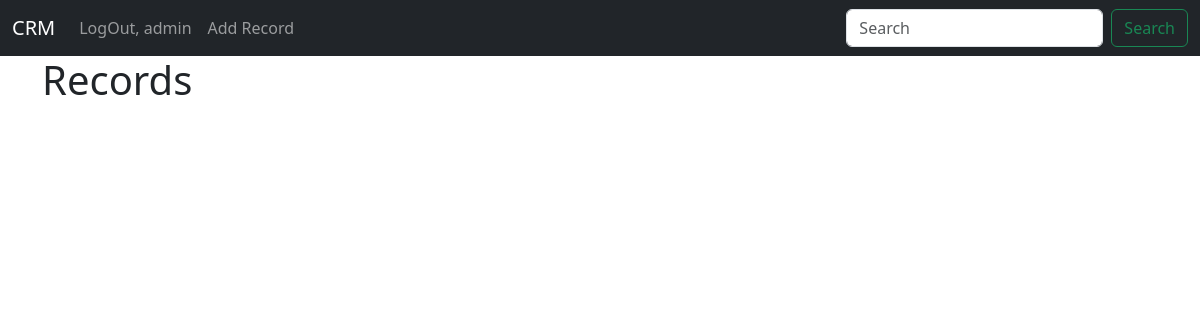
The app's page / (signed in), older data.
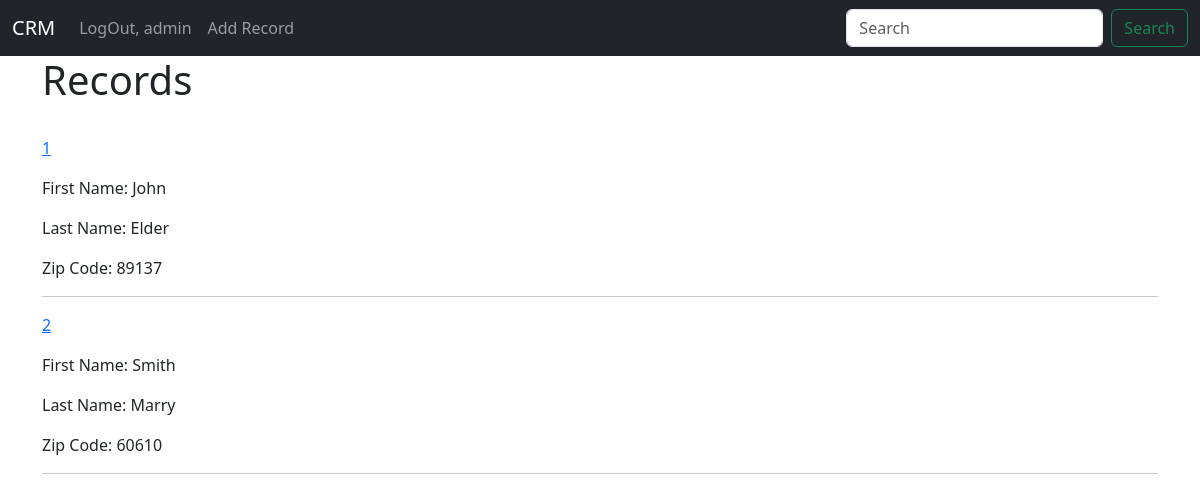
The same page, newer data.
### website/models.py (models this page shows, shortened)
class Record(models.Model):
	created_at = models.DateTimeField(auto_now_add=True)
	first_name = models.CharField(max_length=50)
	last_name = models.CharField(max_length=50)
	email = models.EmailField(max_length=50)
	phone = models.CharField(max_length=50)
	address = models.CharField(max_length=50)
	city = models.CharField(max_length=50)
	state = models.CharField(max_length=50)
	zipcode = models.CharField(max_length=20)

### website/views.py (the view)
# urls.py: 2. Add a URL to urlpatterns:  path('', views.home, name='home')
@login_required(login_url='login/')
def home(request):
	records = Record.objects.all()
	context = {'records': records}
	return render(request, "home.html", context=context)

### templates/home.html (shortened to what this page needs)
{% extends 'base.html' %}
{% block content %}
<h1>Records</h1>
<br>
{% for record in records %}
    <a href="{% url "customer-record" record.id %}"><p> {{record.id}}</p></a>
    <p>First Name: {{record.first_name}}</p>
    <p>Last Name: {{record.last_name}}</p>
    <p>Zip Code: {{record.zipcode}}</p>
    <hr>
{% endfor %}
{% endblock content %}

### templates/base.html (shortened to what this page needs)
<!DOCTYPE html>
<html lang="en">
<head>
    <link href="https://cdn.jsdelivr.net/npm/bootstrap@5.3.1/dist/css/bootstrap.min.css" rel="stylesheet">
</head>
<body>
    <nav>
        {% include 'navbar.html' %}
    </nav>
    <div class="container">
        {% block content %} {% endblock content %}
    </div>
</body>
</html>

### templates/navbar.html (shortened to what this page needs)
<nav class="navbar navbar-expand-lg bg-dark navbar-dark">
    <div class="container-fluid">
      <a class="navbar-brand" href="{% url 'home' %}">CRM</a>
      <div class="collapse navbar-collapse" id="navbarSupportedContent">
        <ul class="navbar-nav me-auto mb-2 mb-lg-0">
        {% if user.is_authenticated %}
          <li class="nav-item">
            <a class="nav-link" href="{% url 'logout' %}">LogOut, {{request.user}}</a>
          </li>
          <li class="nav-item">
            <a class="nav-link" href="{% url 'add-record' %}">Add Record</a>
          </li>
        {% endif %}
        </ul>
        <form class="d-flex" role="search">
          <input class="form-control me-2" type="search" placeholder="Search" aria-label="Search">
          <button class="btn btn-outline-success" type="submit">Search</button>
        </form>
      </div>
    </div>
  </nav>

Row changes from the older to the newer data that the page shows:
added Record: id "1", first_name "John", last_name "Elder", zipcode "89137"
added Record: id "2", first_name "Smith", last_name "Marry", zipcode "60610"
